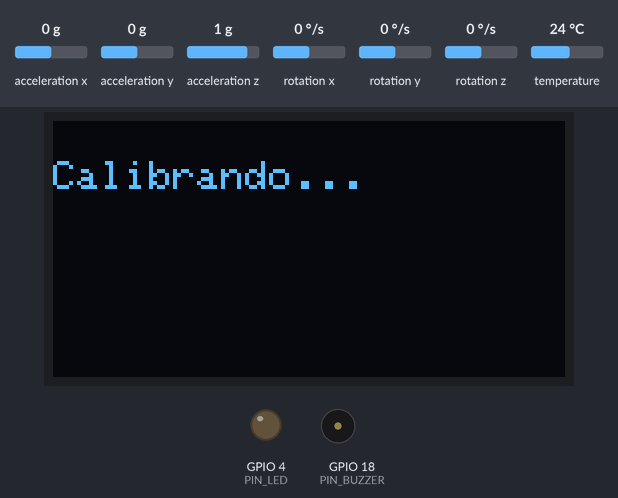
Bench run of a sketch on a simulated ESP32. Parts: 128×64 one-colour display, output pins drawn as LEDs (lit = HIGH), buzzer (waves = sounding, pin HIGH). The test bench sets the inputs (shaded band); at power-on: acceleration x 0 g, acceleration y 0 g, acceleration z 1 g, rotation x 0 °/s, rotation y 0 °/s, rotation z 0 °/s, temperature 24 °C. WiFi joins after 1.5 s; servers stay silent unless stated; no MQTT or app messages arrive unless stated; what the sketch prints to the serial monitor is not drawn.

Above: at 2.6 s.
At 5.9 s:
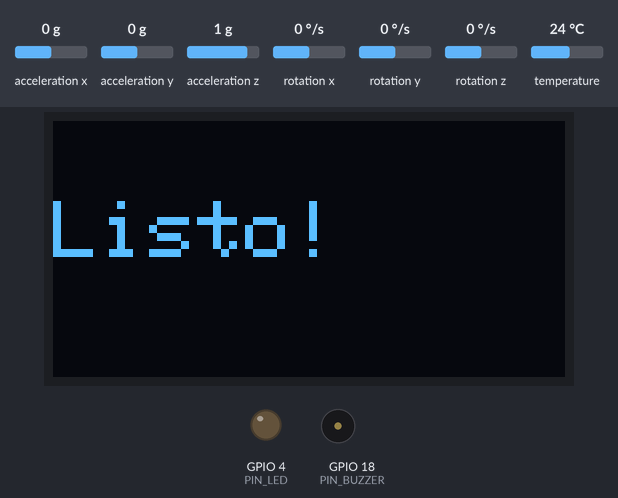
At 6.9 s:
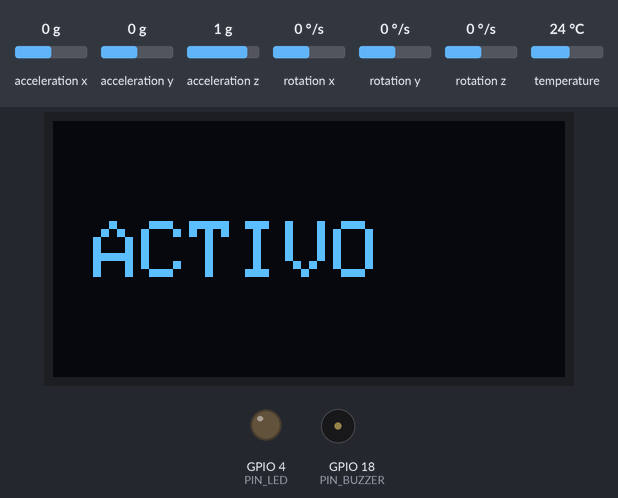

Measured:
- what the display in image 0 shows lasts 3.2 s, from 2.6 s to 5.8 s
- what the display in image 1 shows lasts 1.1 s, from 5.8 s to 6.9 s

The sketch:

Esp32_IoT.ino
```cpp
#include <Wire.h>
#include <Adafruit_MPU6050.h>
#include <math.h>
#include <Adafruit_GFX.h>
#include <Adafruit_SSD1306.h>
#include <PubSubClient.h>
#include <ArduinoJson.h>
#include <WiFi.h>
#include "config.h" // Carga tus credenciales secretas

#define ANCHO_PANTALLA 128
#define ALTO_PANTALLA 64
Adafruit_SSD1306 display(ANCHO_PANTALLA, ALTO_PANTALLA, &Wire, -1);

Adafruit_MPU6050 mpu;
const int PIN_BUZZER = 18;
const int PIN_BOTON = 13;
const int PIN_LED = 4;
const float UMBRAL_ACELERACION = 26.0;

unsigned long tiempoInicioAlerta = 0;
const unsigned long DURACION_ALERTA = 10000;
bool estadoAlerta = false;
bool pantallaActualizada = false;

bool mostrandoCancelacion = false;
unsigned long tiempoInicioCancelacion = 0;
const unsigned long DURACION_CANCELACION = 2000;

unsigned long tiempoUltimoParpadeo = 0;
const unsigned long INTERVALO_PARPADEO = 250;
bool estadoLed = false;

float offsetX = 0, offsetY = 0, offsetZ = 0;

// --- OBJETOS Y VARIABLES PARA MQTT ---
WiFiClient espClient;
PubSubClient mqtt(espClient);
unsigned long tiempoUltimaPublicacion = 0;
const unsigned long INTERVALO_PUBLICACION_MQTT = 5000; // Publicar JSON cada 5 segundos

// Función básica de reconexión MQTT no bloqueante
void reconnectMQTT() {
  if (!mqtt.connected()) {
    Serial.print("Intentando conexión MQTT...");

    // IMPORTANTE: Se usa MQTT_CLIENT_ID en lugar de MQTT_USER como primer parámetro
    if (mqtt.connect(MQTT_CLIENT_ID, MQTT_USER, MQTT_PASS)) {
      Serial.println("conectado.");

      // Resuscribir al tópico de comandos al reconectar exitosamente[cite: 1]
      mqtt.subscribe(TOPIC_CMD);

    } else {
      Serial.print("falló, rc=");
      Serial.println(mqtt.state());
    }
  }
}

void setup() {
  Serial.begin(115200);
  delay(1000);

  pinMode(PIN_BUZZER, OUTPUT);
  pinMode(PIN_BOTON, INPUT);
  pinMode(PIN_LED, OUTPUT);

  digitalWrite(PIN_BUZZER, LOW);
  digitalWrite(PIN_LED, LOW);

  if(!display.begin(SSD1306_SWITCHCAPVCC, 0x3C) || !mpu.begin()) {
    while(1) delay(10);
  }

  // --- ÍTEM A1: CONECTIVIDAD WIFI ---
  display.clearDisplay();
  display.setTextColor(SSD1306_WHITE);
  display.setTextSize(1);
  display.setCursor(0, 10);
  display.println(F("Conectando WiFi..."));
  display.display();

  WiFi.begin(WIFI_SSID, WIFI_PASS);
  while (WiFi.status() != WL_CONNECTED) {
    delay(500);
    Serial.print(".");
  }
  Serial.println("\nWiFi conectado. IP: ");
  Serial.println(WiFi.localIP());

  // Configurar el servidor MQTT
  mqtt.setServer(MQTT_BROKER, MQTT_PORT);

  // --- CALIBRACIÓN ORIGINAL DEL MPU6050 ---
  display.clearDisplay();
  display.setCursor(0, 10);
  display.println(F("Calibrando..."));
  display.display();

  delay(2000);

  float sumaX = 0, sumaY = 0, sumaZ = 0;
  int muestras = 100;
  for (int i = 0; i < muestras; i++) {
    sensors_event_t a, g, temp;
    mpu.getEvent(&a, &g, &temp);
    sumaX += a.acceleration.x;
    sumaY += a.acceleration.y;
    sumaZ += a.acceleration.z;
    delay(10);
  }
  offsetX = sumaX / muestras;
  offsetY = sumaY / muestras;
  offsetZ = (sumaZ / muestras) - 9.81;

  display.clearDisplay();
  display.setCursor(0, 20);
  display.setTextSize(2);
  display.println(F("Listo!"));
  display.display();
  delay(1000);

  dibujarMonitoreo();
}

void dibujarMonitoreo() {
  display.clearDisplay();
  display.setTextSize(2);
  display.setCursor(10, 25);
  display.println(F("ACTIVO"));
  display.display();
}

void loop() {
  unsigned long tiempoActual = millis();

  // Mantener viva la conexión MQTT (Reconexión no bloqueante)[cite: 1]
  if (WiFi.status() == WL_CONNECTED) {
    if (!mqtt.connected()) {
      static unsigned long ultimoIntento = 0;
      if (tiempoActual - ultimoIntento > 5000) {
        reconnectMQTT();
        ultimoIntento = tiempoActual;
      }
    } else {
      mqtt.loop();
    }
  }

  // Lógica original de lectura del sensor
  sensors_event_t a, g, temp;
  mpu.getEvent(&a, &g, &temp);

  float ax = a.acceleration.x - offsetX;
  float ay = a.acceleration.y - offsetY;
  float az = a.acceleration.z - offsetZ;

  float magnitud = sqrt((ax * ax) + (ay * ay) + (az * az));

  // --- ÍTEM A3: PUBLICAR PAYLOAD JSON PLANO CON RETAINED MESSAGE ---
  if (mqtt.connected() && (tiempoActual - tiempoUltimaPublicacion >= INTERVALO_PUBLICACION_MQTT)) {
    tiempoUltimaPublicacion = tiempoActual;

    JsonDocument doc;

    doc["aceleracion"] = magnitud;
    // IMPORTANTE: Convertir el booleano a 1 o 0 como exige la hoja
    doc["alerta"] = estadoAlerta ? 1 : 0;

    char buf[256];
    serializeJson(doc, buf);

    // Publicamos usando la sobrecarga con retained = true[cite: 1]
    mqtt.publish(TOPIC_DATOS, (const uint8_t*)buf, strlen(buf), true);

    Serial.print("JSON Publicado: ");
    Serial.println(buf);
  }

  // 1. REVISAR EL BOTÓN DE CANCELACIÓN
  if (estadoAlerta && digitalRead(PIN_BOTON) == HIGH) {
    estadoAlerta = false;
    digitalWrite(PIN_BUZZER, LOW);
    digitalWrite(PIN_LED, LOW);

    display.clearDisplay();
    display.setTextSize(2);
    display.setCursor(4, 15);
    display.println(F("EMERGENCIA"));
    display.setCursor(10, 35);
    display.println(F("CANCELADA"));
    display.display();

    mostrandoCancelacion = true;
    tiempoInicioCancelacion = tiempoActual;
    pantallaActualizada = true;
  }

  // 2. CONTROLAR LA PANTALLA DE CANCELACIÓN
  if (mostrandoCancelacion) {
    if (tiempoActual - tiempoInicioCancelacion >= DURACION_CANCELACION) {
      mostrandoCancelacion = false;
      pantallaActualizada = false;
    }
  }

  // 3. FUNCIONAMIENTO NORMAL DEL SENSOR Y ALARMA
  else {
    if (magnitud > UMBRAL_ACELERACION && !estadoAlerta) {
      estadoAlerta = true;
      tiempoInicioAlerta = tiempoActual;

      digitalWrite(PIN_BUZZER, HIGH);
      estadoLed = true;
      digitalWrite(PIN_LED, HIGH);
      tiempoUltimoParpadeo = tiempoActual;

      display.clearDisplay();
      display.setTextSize(2);
      display.setCursor(15, 10);
      display.println(F("!CAIDA!"));
      display.setTextSize(1);
      display.setCursor(15, 40);
      display.print(F("Fuerza: "));
      display.print(magnitud, 1);
      display.display();

      pantallaActualizada = false;
    }

    if (estadoAlerta) {
      if (tiempoActual - tiempoUltimoParpadeo >= INTERVALO_PARPADEO) {
        tiempoUltimoParpadeo = tiempoActual;
        estadoLed = !estadoLed;

        if (estadoLed) {
          digitalWrite(PIN_LED, HIGH);
        } else {
          digitalWrite(PIN_LED, LOW);
        }
      }

      if (tiempoActual - tiempoInicioAlerta >= DURACION_ALERTA) {
        estadoAlerta = false;
        digitalWrite(PIN_BUZZER, LOW);
        digitalWrite(PIN_LED, LOW);
        pantallaActualizada = false;
      }

    } else {
      digitalWrite(PIN_LED, LOW);

      if (!pantallaActualizada) {
        dibujarMonitoreo();
        pantallaActualizada = true;
      }
    }
  }

  delay(20);
}
```

config_template.h
```cpp
#ifndef CONFIG_H
#define CONFIG_H

const char* WIFI_SSID = "TU_WIFI";
const char* WIFI_PASS = "TU_CLAVE";
const char* MQTT_BROKER = "IP_SERVIDOR";
const int   MQTT_PORT = 1883;
const char* MQTT_USER = "TU_EQUIPO";
const char* MQTT_PASS = "TU_CLAVE_SECRETA";
const char* MQTT_CLIENT_ID = "EQUIPO-nodoX";
const char* TOPIC_DATOS = "curso/EQUIPO/Pxx/nodo";
const char* TOPIC_ESTADO = "curso/EQUIPO/Pxx/nodo/estado";
const char* TOPIC_CMD = "curso/EQUIPO/Pxx/nodo/cmd";

#endif
```
